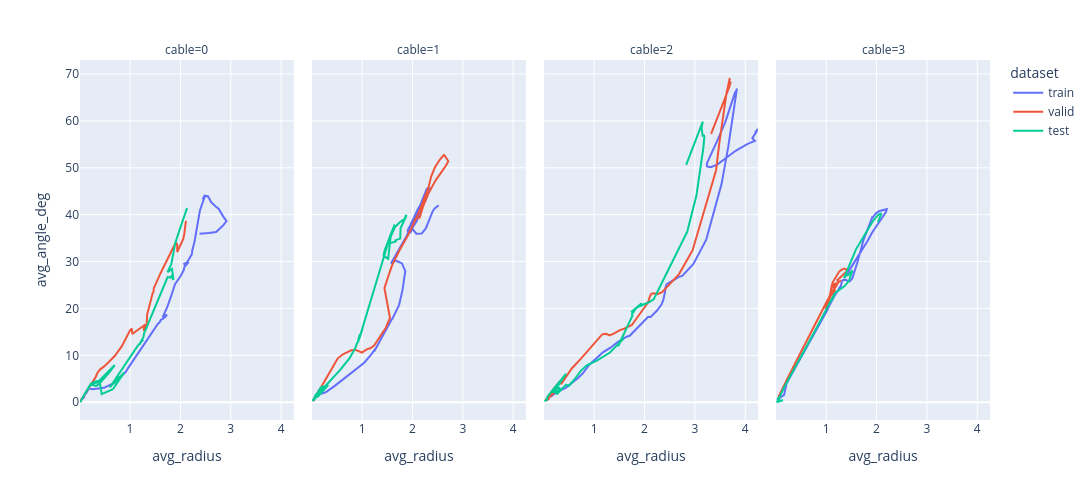

Notebook source saved alongside this figure:
### Code cell
px.line(
    full_df,
    x="avg_radius",
    y="avg_angle_deg",
    facet_col="cable",
    color="dataset",
    width=1200,
    height=500,
)
